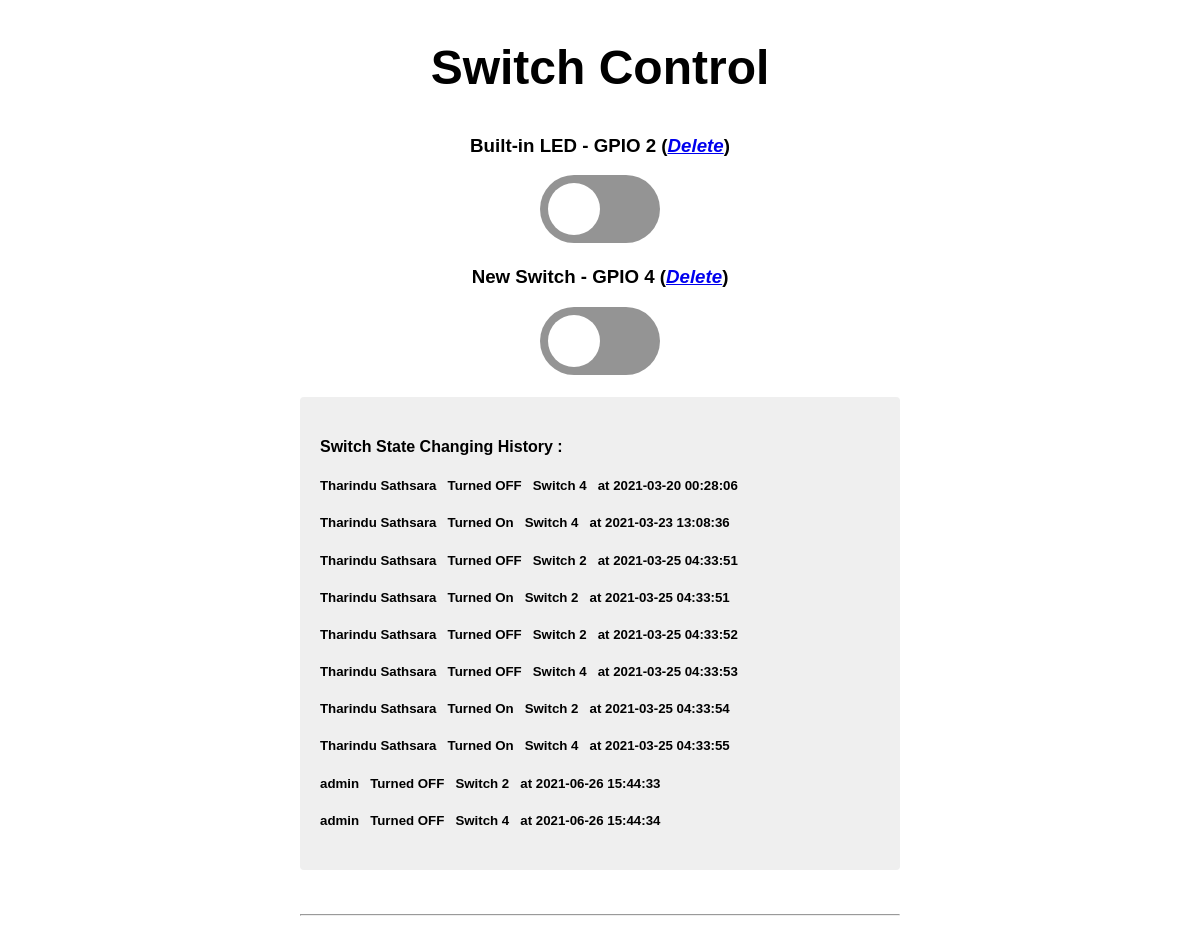
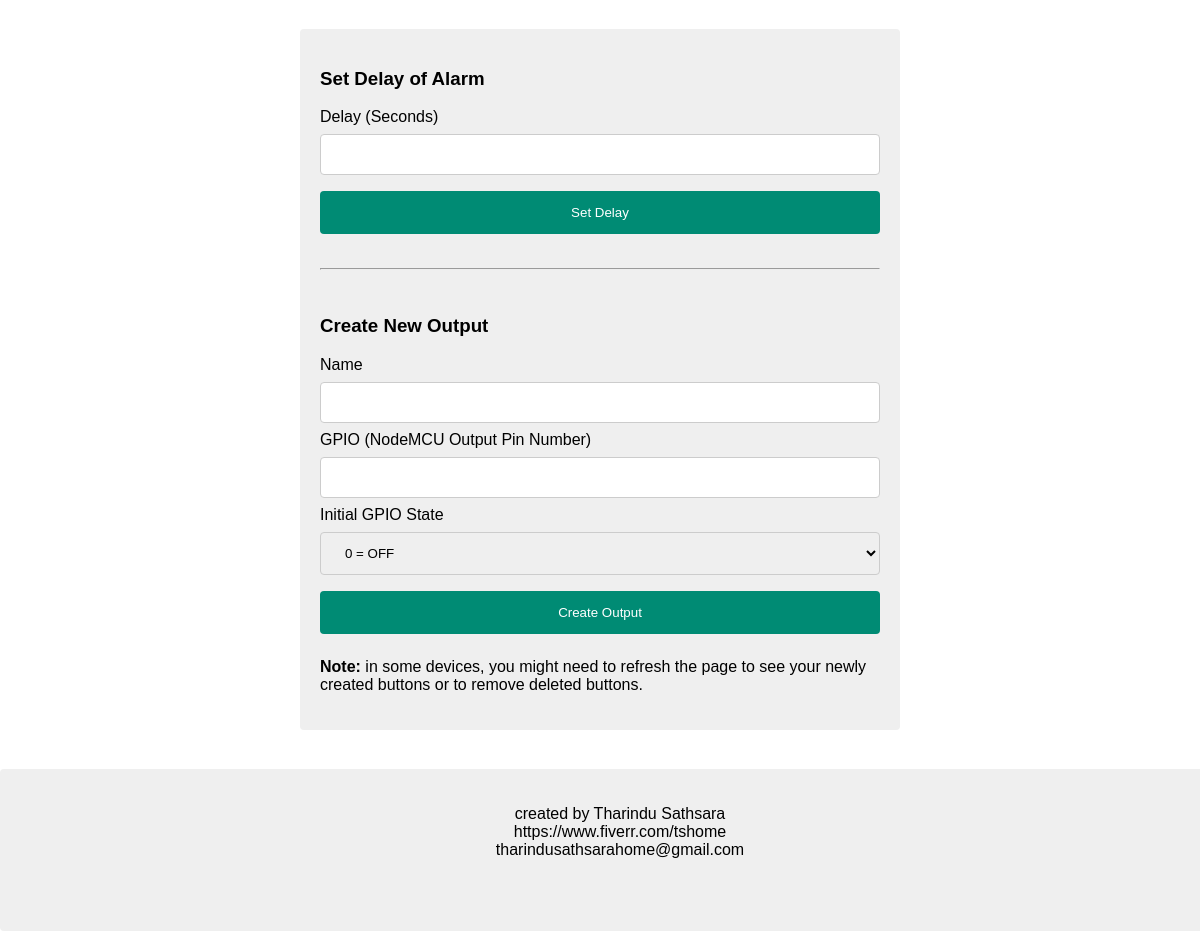
The app's page /admin.php with its own data (2 pictures, top to bottom).
### tables this page shows
CREATE TABLE `outputs` (
  `id` int(6) UNSIGNED NOT NULL,
  `name` varchar(64) DEFAULT NULL,
  `gpio` int(6) DEFAULT NULL,
  `state` int(6) DEFAULT NULL
);

CREATE TABLE `boards` (
  `id` int(6) UNSIGNED NOT NULL,
  `last_request` timestamp NOT NULL DEFAULT current_timestamp() ON UPDATE current_timestamp(),
  `User` varchar(50) NOT NULL,
  `gpio` int(2) NOT NULL,
  `State` int(1) NOT NULL
);

### esp-database.php (called while the page is built, shortened)
<?php
    $servername = "localhost";
    $dbname = "id16364371_tsdb";
    $username = "id16364371_mynewdatabase";
    $password = "H2}V28vFkPlnrnZ2";
    function getAllOutputs() {
        global $servername, $username, $password, $dbname;
        $conn = new mysqli($servername, $username, $password, $dbname);
        $sql = "SELECT id, name, gpio, state FROM outputs";
        if ($result = $conn->query($sql)) {return $result;}
        else {return false;}
    }
	function getHistory() {
        global $servername, $username, $password, $dbname;
        $conn = new mysqli($servername, $username, $password, $dbname);
        $sql = "SELECT * FROM boards";
        if ($result = $conn->query($sql)) {return $result;}
        else {return false;}
    }
?>

### admin.php (the view, shortened to what this page needs)
<?php
    include_once('esp-database.php');
    $result = getAllOutputs();
    $html_buttons = null;
    if ($result) {
        while ($row = $result->fetch_assoc()) {
            if ($row["state"] == "1"){
                $button_checked = "checked";
            }
            else {
                $button_checked = "";
            }
            $html_buttons .= '<h3>' . $row["name"] . ' - GPIO ' . $row["gpio"] . ' (<i><a onclick="deleteOutput(this)" href="javascript:void(0);" id="' . $row["id"] . '">Delete</a></i>)</h3><label class="switch"><input type="checkbox" onchange="updateOutput(this)" id="' . $row["id"] . '" ' . $button_checked . '><span class="slider"></span></label>';
        }
    }
?>
<!DOCTYPE HTML>
<html>
    <head><meta http-equiv="Content-Type" content="text/html; charset=utf-8">
        <link rel="stylesheet" type="text/css" href="css/esp-style.css">
    </head>
<body>
    <h2>Switch Control</h2>
    <?php echo $html_buttons; ?>
    <br><br>
	<div>
		<h4>Switch State Changing History :</h4>
		<?php
			include_once('esp-database.php');
			$result = getHistory();
			if ($result) {
				while ($row = $result->fetch_assoc()) {
					if ($row["State"] == "1"){
						$changed = "Turned On";
					}
					else {
						$changed = "Turned OFF";
					}
					echo '<h5>' . $row["User"] . ' &nbsp&nbsp' . $changed . '&nbsp&nbsp Switch ' . $row["gpio"] . '&nbsp&nbsp at ' . $row["last_request"] . '</h5>';
				}
			}
		 ?>
	 </div>
	 <br><br><hr><br><br>
    <div><form onsubmit="return createDelay();">
        <h3>Set Delay of Alarm</h3>
        <label for="outputdelay">Delay (Seconds)</label>
        <input type="number" name="delay" min="0" id="outputdelay">
        <input type="submit" value="Set Delay">
    </form>
	<br><hr><br>
	<form onsubmit="return createOutput();">
        <h3>Create New Output</h3>
        <label for="outputName">Name</label>
        <input type="text" name="name" id="outputName"><br>
        <label for="outputGpio">GPIO (NodeMCU Output Pin Number)</label>
        <input type="number" name="gpio" min="0" id="outputGpio">
        <label for="outputState">Initial GPIO State</label>
        <select id="outputState" name="state">
          <option value="0">0 = OFF</option>
        </select>
        <input type="submit" value="Create Output">
        <p><strong>Note:</strong> in some devices, you might need to refresh the page to see your newly created buttons or to remove deleted buttons.</p>
    </form></div>
<div class="footer">
  <p>created by Tharindu Sathsara <br> https://www.fiverr.com/tshome <br> tharindusathsarahome@gmail.com</p><br><br>
</div>
<br><br><br><br><br>
<p>-</p>
<br><br>
</body>
</html>

### css/esp-style.css (style rules this page uses)
html { font-family: Arial; display: inline-block; text-align: center; }
h2 { font-size: 3.0rem; }
body { max-width: 600px; margin:0px auto; padding-bottom: 25px; }
.switch { position: relative; display: inline-block; width: 120px; height: 68px; }
.slider { position: absolute; top: 0; left: 0; right: 0; bottom: 0; background-color: #949494; border-radius: 34px; }
.slider:before { position: absolute; content: ""; height: 52px; width: 52px; left: 8px; bottom: 8px; background-color: #fff; -webkit-transition: .4s; transition: .4s; border-radius: 68px; }
input[type=text], input[type=number], select { width: 100%; padding: 12px 20px; margin: 8px 0; display: inline-block; border: 1px solid #ccc; border-radius: 4px; box-sizing: border-box; }
input[type=submit] { width: 100%; background-color: #008B74; color: white; padding: 14px 20px; margin: 8px 0; border: none; border-radius: 4px; cursor: pointer; }
div { text-align: left; border-radius: 4px; background-color: #efefef; padding: 20px; }

### admin.php (style rules this page uses)
.footer { position: fixed; left: 0; bottom: 0; width: 100%; background-color: #efefef;; color: black; text-align: center; }

### records on screen
outputs: name "Built-in LED", gpio "2"
outputs: name "New Switch", gpio "4"
boards: User "Tharindu Sathsara", State "Turned OFF", gpio "4", last_request "2021-03-20 00:28:06"
boards: User "Tharindu Sathsara", State "Turned On", gpio "4", last_request "2021-03-23 13:08:36"
boards: User "Tharindu Sathsara", State "Turned OFF", gpio "2", last_request "2021-03-25 04:33:51"
boards: User "Tharindu Sathsara", State "Turned On", gpio "2", last_request "2021-03-25 04:33:51"
boards: User "Tharindu Sathsara", State "Turned OFF", gpio "2", last_request "2021-03-25 04:33:52"
boards: User "Tharindu Sathsara", State "Turned OFF", gpio "4", last_request "2021-03-25 04:33:53"
boards: User "Tharindu Sathsara", State "Turned On", gpio "2", last_request "2021-03-25 04:33:54"
boards: User "Tharindu Sathsara", State "Turned On", gpio "4", last_request "2021-03-25 04:33:55"
boards: User "admin", State "Turned OFF", gpio "2", last_request "2021-06-26 15:44:33"
boards: User "admin", State "Turned OFF", gpio "4", last_request "2021-06-26 15:44:34"
